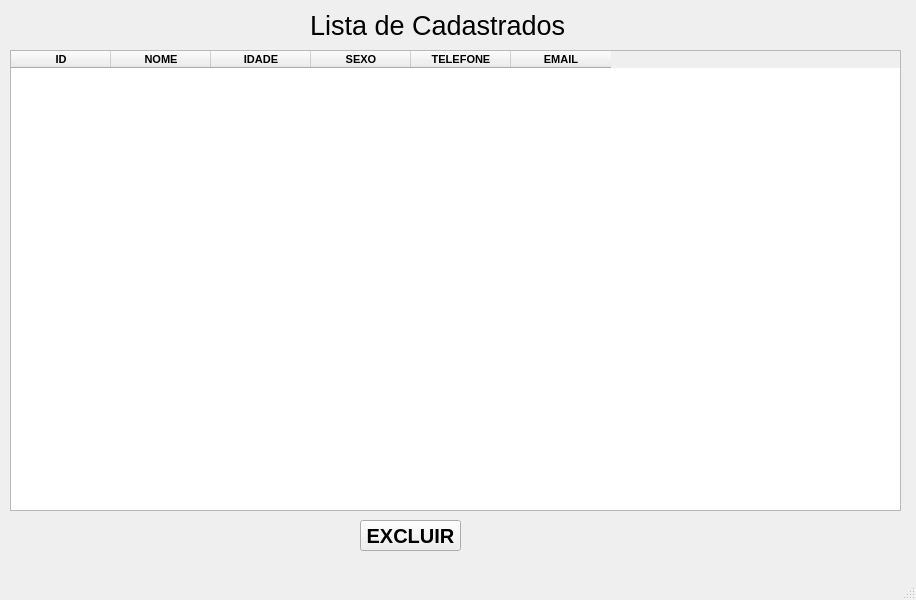
<?xml version="1.0" encoding="UTF-8"?>
<ui version="4.0">
 <class>MainWindow</class>
 <widget class="QMainWindow" name="MainWindow">
  <property name="geometry">
   <rect>
    <x>0</x>
    <y>0</y>
    <width>916</width>
    <height>600</height>
   </rect>
  </property>
  <property name="windowTitle">
   <string>Tabela Cadastrados</string>
  </property>
  <widget class="QWidget" name="centralwidget">
   <widget class="QLabel" name="label">
    <property name="geometry">
     <rect>
      <x>310</x>
      <y>-10</y>
      <width>291</width>
      <height>71</height>
     </rect>
    </property>
    <property name="font">
     <font>
      <pointsize>20</pointsize>
     </font>
    </property>
    <property name="text">
     <string>Lista de Cadastrados</string>
    </property>
   </widget>
   <widget class="QTableWidget" name="tableWidget">
    <property name="geometry">
     <rect>
      <x>10</x>
      <y>50</y>
      <width>891</width>
      <height>461</height>
     </rect>
    </property>
    <property name="font">
     <font>
      <pointsize>15</pointsize>
      <weight>75</weight>
      <bold>true</bold>
     </font>
    </property>
    <column>
     <property name="text">
      <string>ID</string>
     </property>
     <property name="font">
      <font>
       <pointsize>8</pointsize>
      </font>
     </property>
    </column>
    <column>
     <property name="text">
      <string>NOME</string>
     </property>
     <property name="font">
      <font>
       <pointsize>8</pointsize>
      </font>
     </property>
    </column>
    <column>
     <property name="text">
      <string>IDADE</string>
     </property>
     <property name="font">
      <font>
       <pointsize>8</pointsize>
      </font>
     </property>
    </column>
    <column>
     <property name="text">
      <string>SEXO</string>
     </property>
     <property name="font">
      <font>
       <pointsize>8</pointsize>
      </font>
     </property>
    </column>
    <column>
     <property name="text">
      <string>TELEFONE</string>
     </property>
     <property name="font">
      <font>
       <pointsize>8</pointsize>
      </font>
     </property>
    </column>
    <column>
     <property name="text">
      <string>EMAIL</string>
     </property>
     <property name="font">
      <font>
       <pointsize>8</pointsize>
      </font>
     </property>
    </column>
   </widget>
   <widget class="QPushButton" name="pushButton_2">
    <property name="geometry">
     <rect>
      <x>360</x>
      <y>520</y>
      <width>101</width>
      <height>31</height>
     </rect>
    </property>
    <property name="font">
     <font>
      <pointsize>15</pointsize>
      <weight>75</weight>
      <bold>true</bold>
     </font>
    </property>
    <property name="text">
     <string>EXCLUIR</string>
    </property>
   </widget>
  </widget>
  <widget class="QMenuBar" name="menubar">
   <property name="geometry">
    <rect>
     <x>0</x>
     <y>0</y>
     <width>916</width>
     <height>20</height>
    </rect>
   </property>
  </widget>
  <widget class="QStatusBar" name="statusbar"/>
 </widget>
 <resources/>
 <connections/>
</ui>
